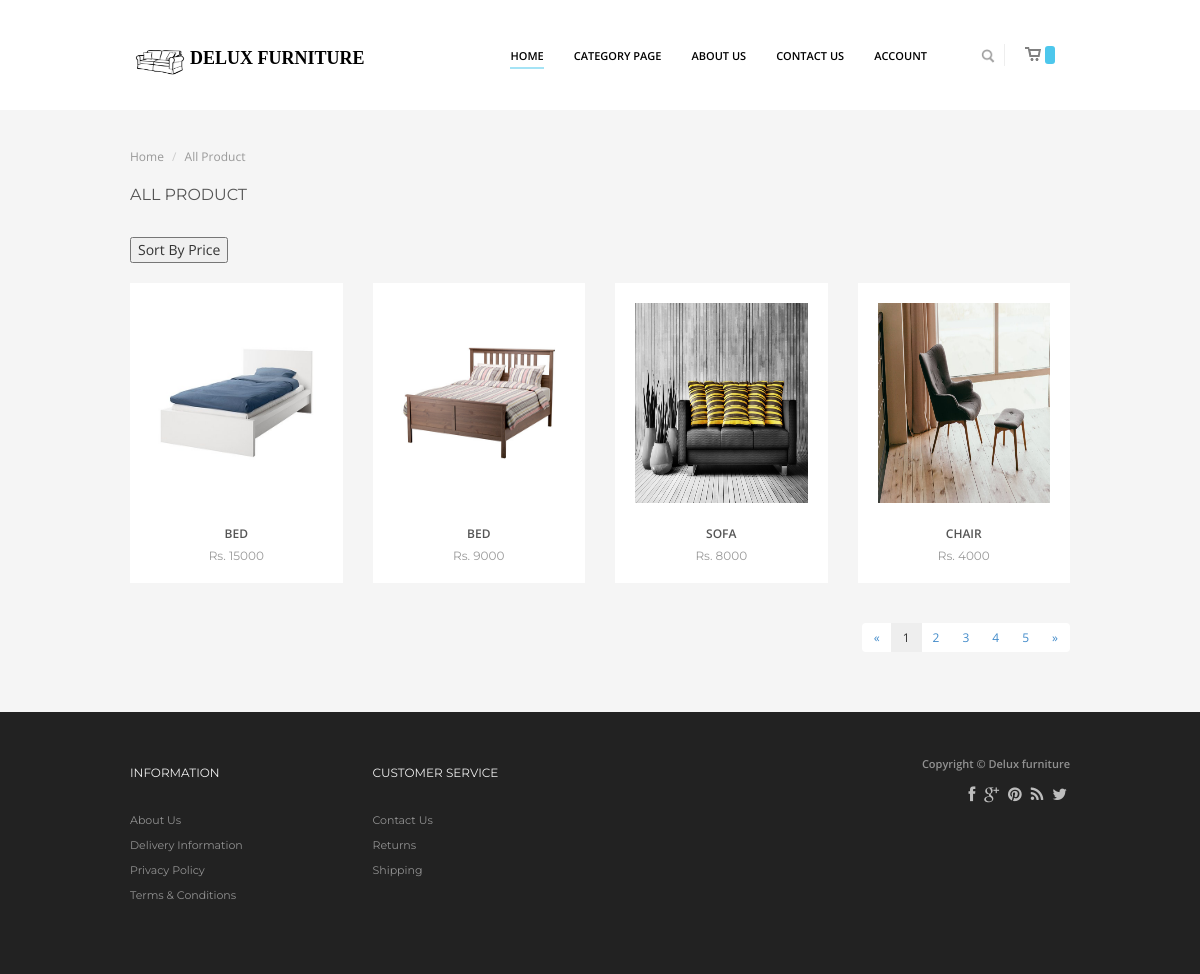
The page /hightolow.php on the database its author committed.
### tables this page shows
CREATE TABLE `product` (
  `p_id` int(11) NOT NULL,
  `category_id` int(11) NOT NULL,
  `scategory_id` int(11) NOT NULL,
  `supplier_id` int(11) NOT NULL,
  `p_name` varchar(60) NOT NULL,
  `p_price` float NOT NULL,
  `p_quantity` int(11) NOT NULL,
  `p_image` varchar(1024) NOT NULL,
  `p_colour` varchar(50) NOT NULL,
  `p_description` varchar(255) NOT NULL,
  `date` timestamp NOT NULL DEFAULT CURRENT_TIMESTAMP ON UPDATE CURRENT_TIMESTAMP
);

### hightolow.php (the view, shortened to what this page needs)
<!doctype html>
<html>
<head>
    <?php include_once 'css_script.php';?>
</head>
<body>
<div class="page-container">
		<?php include_once 'header.php';?>
    <div class="container">
		<div class="row">
		    <div class="col-md-12">
			    <div class="breadcrumbs">
				    <ul class="breadcrumb">
                        <li><a href="index.php">Home</a> <span class="divider"></span></li>
                        <li class="active">All Product</li>
                    </ul>
				</div>
			</div>
		</div>
		<div class="row">
		    <div class="col-md-12">
			    <div class="cat_header">
				    <h2>All Product</h2>
			    </div>
			</div>
		</div>
		 <div class="row">
			<div class="col-md-3">
				<div class="dropdown">
					<button type="button" data-toggle="drowpdown">Sort By Price</button>
				</div>
			</div>
		</div>
		<div class="row"><br></div>
		<div class="row">
			<?php
				include('config.php');
				$res=mysqli_query($con,"select * from product order by p_price DESC");
				while($row=mysqli_fetch_array($res))
		    	{
			?>
			<div class="col-md-3">
			    <div class="product">
				    <a href="product.php?id=<?=$row['p_id']?>"><img alt="product image" width="500px" height="200px" src="<?php echo 'admin/uploads/product/'.$row['p_image']; ?>"></a>
				    <div class="name">
				    <a href="#"><?php echo $row['p_name']; ?></a>
				    </div>
				    <div class="price">
				    <p>Rs. <?php echo $row['p_price']; ?></p>
				    </div>
				</div>
			</div>
			<?php
				}
			?>
		</div>
		<div class="row">
			<div class="col-md-12">
				<ul class="pagination pull-right">
				  <li><a href="#">&laquo;</a></li>
				  <li class="active"><a href="#">1</a></li>
				  <li><a href="#">2</a></li>
				  <li><a href="#">3</a></li>
				  <li><a href="#">4</a></li>
				  <li><a href="#">5</a></li>
				  <li><a href="#">&raquo;</a></li>
				</ul>
			</div>
		</div>
	</div>
		<?php include_once 'fotter.php';?>
</div>
</body>
</html>

### css/style.css (style rules this page uses)
body { font-family: 'Open Sans', sans-serif; background:#222; }
a { font-size:12px; color:#777; }
ul, ol { list-style:none; padding:0px; }
.page-container { margin:0px auto; padding:0px; background:#f5f5f5; }
p { line-height: 26px;. }
img { max-width:100%; }
ul,ol { margin:0px; }
@media (min-width: 768px) { .breadcrumb { margin-bottom:0px; padding:8px 0px; } }
h2 { font-size:14px; font-weight:400; color:#555; text-transform:uppercase; margin-bottom:20px; font-family:'Montserrat',sans-serif; }
.product { background:#fff; margin-bottom:20px; padding-bottom:10px; text-align:center; }
.product > a { display:block; padding:20px; }
.product .name { text-align:center; max-height: 20px; overflow: hidden; }
.product .name a { font-weight:600; color:#555; font-family:'Open Sans', Arial,Montserrat; font-size:12px; text-transform:uppercase; }
.product .price { text-align:center; margin:0px; }
.product .price p { font-size:12px; color:#999; font-family:Montserrat; margin:0px; }
.cat_header { font-size:24px; margin-bottom:30px; margin-top:5px; font-family:'Open Sans',sans-serif; }
.cat_header h2 { font-size:16px; color:#555; line-height:24px; font-weight:400; margin:10px auto; }
.breadcrumb { border-radius:0px; color:#999; font-size:12px; }
.breadcrumb a { color:#999; }
.pagination { font-size: 12px; color:#999; }
.price { color: #999; font-family: Montserrat; font-size: 12px; font-weight: 400; line-height: 24px; min-height:30px; margin:30px 0 10px; }
.pagination > li > a, .pagination > li > span { border:none; }
.pagination > .active > a, .pagination ul > .active > span { background:#eee; color:#333; }

### rows shown on the page
product: p_image (picture), p_name "BED", p_price "15000"
product: p_image (picture), p_name "BED", p_price "9000"
product: p_image (picture), p_name "SOFA", p_price "8000"
product: p_image (picture), p_name "CHAIR", p_price "4000"
